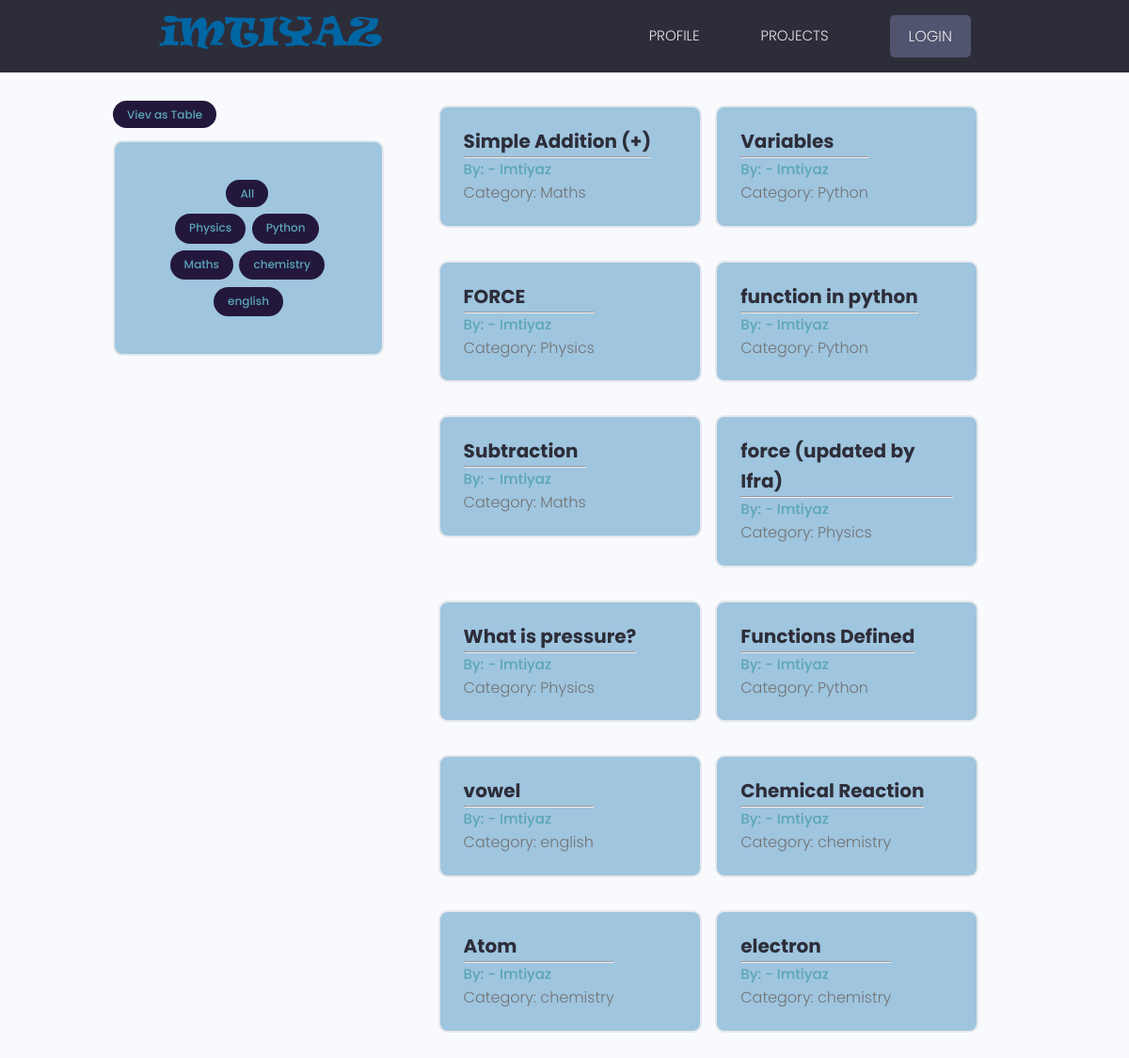
The page / on the database its author committed.
### blog/models.py (models this page shows, shortened)
class Category(models.Model):
    name = models.CharField(max_length=50, null=True, blank=True)
    cat_intro = models.TextField(null=True, blank=True)
    id = models.UUIDField(default = uuid.uuid4, unique=True, primary_key=True, editable=False)
    def __str__(self):
        return (self.name)

class Blog(models.Model):
    blgoTiltle = models.CharField(max_length=50, null=True, blank=True)
    blgocreatedDate = models.DateField(auto_now_add=True)
    blgoauther=models.ForeignKey(Profile, on_delete=CASCADE, null=True, blank=True)
    blogCategory = models.ForeignKey(Category, on_delete=CASCADE, null=True, blank=True)
    blgoDetails = RichTextField(null=True, blank=True)
    blogImage = models.ImageField(null=True, blank=True, upload_to='blog_images/', default ='blog_images/default.jpeg')
    id = models.UUIDField(default = uuid.uuid4, unique=True, primary_key=True, editable=False)

### blog/views.py (the view)
# urls.py: path('', views.blogList, name='blog_list'),
def blogList(request):
    category =request.GET.get('category')
    if category == None:
        blogList = Blog.objects.all()
    else:
        blogList = Blog.objects.filter(blogCategory__name=category)
    categoryList = Category.objects.all()
    context= {'blogList':blogList, 'categoryList':categoryList}
    return render(request, 'blog/blogList.html', context)

### blog/templates/blog/blogList.html (shortened to what this page needs)
{% extends 'main.html' %}
{% load static %}
{% block content %}
 <div class="container">
  <div class="layout">
    <div class="column column--1of3">
      <a class="tag tag--pill tag--main" href="{% url 'blog_TableList' %}">Viev as Table</a>
        <div class="card text-center">
          <div class="card__body dev">
            <a class="tag tag--pill tag--main" href="{% url 'blog_list' %}">All</a>
        <ul>
            {% for cat in categoryList %}
                <li class="tag tag--pill tag--main" style= "list-style:None">
                 <a href="{% url 'blog_list' %}?category={{cat.name}}">{{cat.name}}</a>
                </li>
             {% endfor %}
        </ul>
        </div>
        </div>
      </div>
    <div class="column column--2of3">
    <div class="devInfo">
        <div class="grid grid--three">
            {% for Blog in blogList %}
          <div class="column">
            <div class="card project">
              <a href="{% url 'blog_Details' Blog.id %}" class="project">
                <div class="card__body">
                  <p class="project__title">{{Blog.blgoTiltle}}</p>
                  <hr>
                  <small>By: - Imtiyaz</small>
                  <p>Category:  {{Blog.blogCategory}} </p>
                </div>
              </a>
            </div>
          </div>
          {% endfor %}
        </div>
      </div>
    </div>
    </div>
</div>
{% endblock content %}

### static/style/app.css (style rules this page uses)
:root { --color-sub: #2d2d39; }
.card { border: 2px solid var(--color-light); }
.profile .card > .dev { padding: 4rem; }
.devInfo { margin-bottom: 3rem; }
.project__title { font-size: 2rem; font-weight: 700; color: var(--color-sub); }

### static/uikit/styles/modules/_variables.css (style rules this page uses)
:root { --color-main: #5aa5b9; --color-main-light: #e6faff; --color-sub: #3f4156; --color-sub-light: #51546e; --color-sub-lighter: #ededfd; --color-text: #737373; --color-gray: #8b8b8b; --color-light: #e5e7eb; --color-light-gray: #767676; --color-bg: #f8fafd; --color-white: rgb(159, 197, 223); --color-white-light: #0d6597; --color-success: #359e64; --color-success-bg: #def8e8; --color-error: #fc4b0b; --color-error-bg: #fff2ee; --font-base: 'Poppins', arial, helvetica, 'Segoe UI', roboto, ubuntu, sans-serif; --font-monospace: 'Fira Code', 'Courier New', courier, monospace; --font-regular: 300; --font-medium: 500; --font-bold: 700; --generic-shadow: 1px 1px 5px #00000010; --generic-transition: all 0.3s ease-in-out; }

### static/uikit/styles/modules/_base.css (style rules this page uses)
* { margin: 0; padding: 0; box-sizing: border-box; text-rendering: optimizeLegibility; color: inherit; font-size: inherit; }
html { font-size: 50%; }
@media only screen and (min-width: 480px) { html { font-size: 56.25%; } }
@media only screen and (min-width: 1200px) { html { font-size: 62.5%; } }
body { line-height: 1.6; font-weight: 400; font-size: 1.5rem; color: var(--color-text); background-color: var(--color-bg); min-height: 100vh; }

### static/uikit/styles/modules/_typography.css (style rules this page uses)
* { font-family: var(--font-base); }
p, span, strong { font-size: 1.6rem; color: var(--color-text); font-weight: var(--font-regular); }
a { padding-bottom: 2px; text-decoration: none; display: inline-block; color: var(--color-main); font-weight: var(--font-medium); }

### static/uikit/styles/modules/_utilities.css (style rules this page uses)
.container { width: 92%; max-width: 165rem; margin: 0 auto; box-sizing: border-box; }
@media screen and (min-width: 1000px) { .container { width: 90%; } }
@media screen and (min-width: 1200px) { .container { width: 80%; } }
.text-center { text-align: center; }

### static/uikit/styles/modules/_card.css (style rules this page uses)
.card { border-radius: 1rem; background-color: var(--color-white); border: 1.5px solid var(--color-light); width: auto; height: auto; margin-top: 0.5rem; margin-bottom: 0.5rem; overflow: hidden; }
.card__body, .card__header { padding: 2rem 2.5rem; }

### static/uikit/styles/modules/_tag.css (style rules this page uses)
.tag { display: inline-flex; align-items: center; background-color: var(--color-sub); height: -webkit-fit-content; height: -moz-fit-content; height: fit-content; width: -webkit-fit-content; width: -moz-fit-content; width: fit-content; border-radius: 0.5rem; padding: 0.5rem 1.5rem; font-size: 1.2rem; cursor: pointer; }
.tag:not(:last-child) { margin-right: 0.25rem; margin-bottom: 0.75rem; }
.tag--pill { border-radius: 5rem; }
.tag--main, .tag--main > small { background: rgb(35, 24, 59); color: var(--color-main); font-weight: 500; }

### static/uikit/styles/modules/_grid.css (style rules this page uses)
.grid { display: flex; flex-wrap: wrap; justify-content: flex-start; align-items: stretch; }
.grid > .column { min-width: 28rem; margin-bottom: 2.5rem; }
.grid--three > .column { flex-basis: 100%; }
@media screen and (min-width: 800px) { .grid--three { margin-right: -2%; } }
@media screen and (min-width: 800px) { .grid--three > .column { margin-right: 2%; } }
@media screen and (min-width: 800px) { .grid--three > .column { flex-basis: 48%; } }
@media screen and (min-width: 1200px) { .grid--three { margin-right: -2.33%; } }
@media screen and (min-width: 1200px) { .grid--three > .column { margin-right: 2.33%; } }
@media screen and (min-width: 1200px) { .grid--three > .column { flex-basis: 31%; } }

### static/uikit/styles/modules/_layout.css (style rules this page uses)
.layout { display: flex; flex-flow: row wrap; justify-content: space-between; }
.layout > .column { margin-bottom: 3rem; }
.layout > .column.column--1of3 { flex-basis: 30%; }
.layout > .column.column--2of3 { flex-basis: 64%; }

### rows shown on the page
Category: name "Physics"
Category: name "Python"
Category: name "Maths"
Category: name "chemistry"
Category: name "english"
Blog: blgoTiltle "Simple Addition (+)", blogCategory "Maths"
Blog: blgoTiltle "Variables", blogCategory "Python"
Blog: blgoTiltle "FORCE", blogCategory "Physics"
Blog: blgoTiltle "function in python", blogCategory "Python"
Blog: blgoTiltle "Subtraction", blogCategory "Maths"
Blog: blgoTiltle "force (updated by Ifra)", blogCategory "Physics"
Blog: blgoTiltle "What is pressure?", blogCategory "Physics"
Blog: blgoTiltle "Functions Defined", blogCategory "Python"
Blog: blgoTiltle "vowel", blogCategory "english"
Blog: blgoTiltle "Chemical Reaction", blogCategory "chemistry"
Blog: blgoTiltle "Atom", blogCategory "chemistry"
Blog: blgoTiltle "electron", blogCategory "chemistry"
